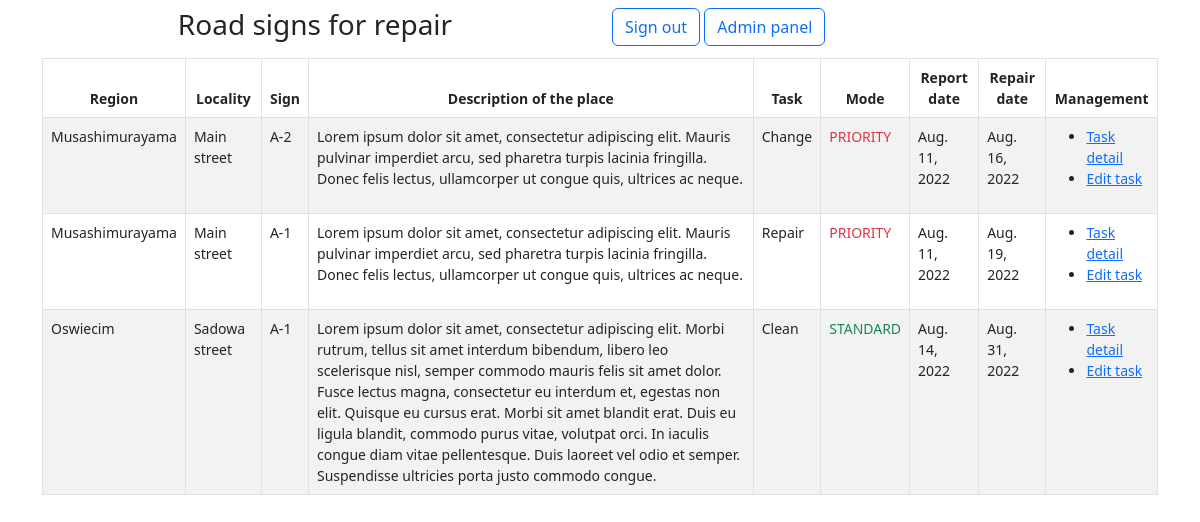
The app's page /road-signs-repair/ (signed in) with its own data.
### road_signs_repair/models.py (models this page shows, shortened)
class RoadSignsForRepair(models.Model):
    region = models.ForeignKey(to=Region,
                               on_delete=models.SET_NULL,
                               null=True)
    locality = models.ForeignKey(to=Locality,
                                 on_delete=models.SET_NULL,
                                 null=True)
    sign = models.ForeignKey(to=RoadSign,
                             on_delete=models.SET_NULL,
                             null=True)
    description_of_the_place = models.TextField(max_length=500,
                                                help_text="Enter a description of the place where road signs is to repair")
    task = models.CharField(max_length=255,
                            help_text="Enter a task to realize")
    report_date = models.DateField()
    repair_date = models.DateField()
    MODE_CATEGORIES = [
        (
            'standard', (
                ('S', 'STANDARD'),
            )
        ),
        (
            'priority', (
                ('P', 'PRIORITY'),
            )
        )
    ]
    mode = models.CharField(max_length=8,
                            null=True,
                            choices=MODE_CATEGORIES,
                            default='standard',
                            help_text='Select a mode')
    def get_absolute_url(self):
        return reverse('road_signs_repair:road_signs_for_repair_detail', kwargs={
            'pk': self.id,
        })
    class Meta:
        permissions = (
            ('can_update_task', 'Update task'),
            ('can_mark_done_task', 'Set the task as completed'),
        )
        ordering = ['mode', 'report_date', 'repair_date']
        verbose_name_plural = 'road signs for repair'
        db_table = 'road_signs_for_repair'

class Region(models.Model):
    name = models.CharField(max_length=100,
                            help_text="Enter the name of the region where there may be road signs",
                            verbose_name='Region name')
    slug = models.SlugField(null=True,
                            unique=True)
    class Meta:
        permissions = ()
        ordering = ['name']
        verbose_name_plural = 'Regions'
        db_table = 'region'

class Locality(models.Model):
    name = models.CharField(max_length=100,
                            help_text="Enter the name of locality where there may be road sign",
                            verbose_name='Locality name')
    region = models.ForeignKey(to=Region,
                               on_delete=models.SET_NULL,
                               null=True)
    slug = models.SlugField(null=True,
                            unique=True)
    class Meta:
        permissions = ()
        ordering = ['name']
        verbose_name_plural = 'localities'
        db_table = 'locality'

class RoadSign(models.Model):
    series = models.CharField(max_length=30,
                              help_text="Enter a series of the road sign")
    name = models.CharField(max_length=50,
                            help_text="Enter a name of road sign")
    description = models.TextField(max_length=500,
                                   help_text="Enter a description of the road signs")
    slug = models.SlugField(null=True,
                            unique=True)
    class Meta:
        permissions = ()
        ordering = ['series']
        verbose_name_plural = 'Road signs'
        db_table = 'road_sign'

### road_signs_repair/views.py (the view)
# urls.py: path('', views.RoadSignsForRepairListView.as_view(), name='road_signs_for_repair'),
class RoadSignsForRepairListView(LoginRequiredMixin, generic.ListView):
    model = RoadSignsForRepair
    context_object_name = 'road_signs_for_repair'
    template_name = 'road_signs_repair/index.html'

### road_signs_repair/templates/road_signs_repair/index.html (shortened to what this page needs)
{% extends "road_signs_repair/base.html" %}
{% block header %}
  Road signs for repair
{% endblock %}
{% block navigation_bar %}
  <a class="btn btn-outline-primary" href="{% url 'logout' %}?next={% url 'login' %}" role="button">Sign out</a>
  {% if user.is_staff %}
    <a class="btn btn-outline-primary" href="../admin/" role="button">Admin panel</a>
  {% endif %}
{% endblock %}
{% block content %}
  <table class="table table-striped table-bordered small">
    <thead class="text-center">
      <tr>
        <th>Region</th>
        <th>Locality</th>
        <th>Sign</th>
        <th>Description of the place</th>
        <th>Task</th>
        <th>Mode</th>
        <th>Report date</th>
        <th>Repair date</th>
        <th>Management</th>
      </tr>
    </thead>
    <tbody>
      {% for road_signs in road_signs_for_repair %}
        <tr>
          <td>{{ road_signs.region.name }}</td>
          <td>{{ road_signs.locality.name }}</td>
          <td>{{ road_signs.sign.series }}</td>
          <td>{{ road_signs.description_of_the_place }}</td>
          <td>{{ road_signs.task }}</td>
          <td class="{% if road_signs.mode == 'S' %}text-success{% elif road_signs.mode == 'P' %}text-danger{% endif %}">{{ road_signs.get_mode_display }}</td>
          <td>{{ road_signs.report_date }}</td>
          <td>{{ road_signs.repair_date }}</td>
          <td>
            <ul>
              <li><a href="{{ road_signs.get_absolute_url }}">Task detail</a></li>
              {% if perms.road_signs_repair.can_update_task %}
                <li><a href="{% url 'road_signs_repair:road_signs_for_repair_update' pk=road_signs.id %}">Edit task</a></li>
              {% endif %}
            </ul>
          </td>
        </tr>
      {% empty %}
        <tr>
          <td colspan="7" class="table-danger text-center text-decoration-underline">Sorry, there are no signs for repair!</td>
        </tr>
      {% endfor %}
    </tbody>
  </table>
{% endblock %}

### records on screen
RoadSignsForRepair: region.name "Musashimurayama", locality.name "Main street", sign.series "A-2", description_of_the_place "Lorem ipsum dolor sit amet, consectetur adipiscing elit. Mauris pulvinar imperdiet arcu, sed pharetra turpis lacinia fringilla. Donec felis lectus, ullamcorper ut congue quis, ultrices ac neque.", task "Change", mode "PRIORITY", report_date "Aug. 11, 2022", repair_date "Aug. 16, 2022"
RoadSignsForRepair: region.name "Musashimurayama", locality.name "Main street", sign.series "A-1", description_of_the_place "Lorem ipsum dolor sit amet, consectetur adipiscing elit. Mauris pulvinar imperdiet arcu, sed pharetra turpis lacinia fringilla. Donec felis lectus, ullamcorper ut congue quis, ultrices ac neque.", task "Repair", mode "PRIORITY", report_date "Aug. 11, 2022", repair_date "Aug. 19, 2022"
RoadSignsForRepair: region.name "Oswiecim", locality.name "Sadowa street", sign.series "A-1", description_of_the_place "Lorem ipsum dolor sit amet, consectetur adipiscing elit. Morbi rutrum, tellus sit amet interdum bibendum, libero leo scelerisque nisl, semper commodo mauris felis sit amet dolor. Fusce lectus magna, consectetur eu interdum et, egestas non elit. Quisque eu cursus erat. Morbi sit amet blandit erat. Duis eu ligula blandit, commodo purus vitae, volutpat orci. In iaculis congue diam vitae pellentesque. Duis laoreet vel odio et semper. Suspendisse ultricies porta justo commodo congue.", task "Clean", mode "STANDARD", report_date "Aug. 14, 2022", repair_date "Aug. 31, 2022"
